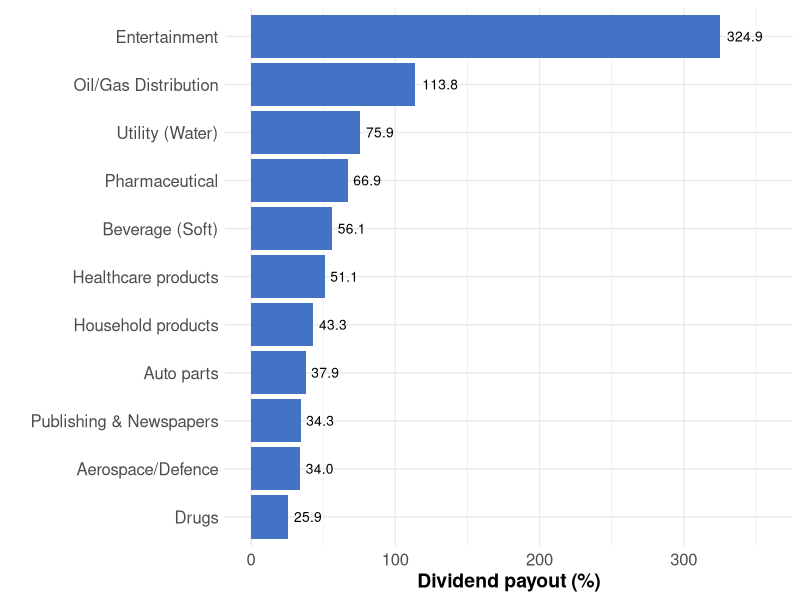

Generate this figure with R:
## ---- chunk 1
#| echo: false
#| fig-width: 10
#| fig-height: 6
#| fig-cap: "Average dividend payout ratios for businesses in selected industries in Western Europe"

library(ggplot2)

# Data for the chart
industries <- c("Aerospace/Defence", "Auto parts", "Beverage (Soft)", "Drugs", 
                "Pharmaceutical", "Entertainment", "Healthcare products", 
                "Household products", "Oil/Gas Distribution", "Publishing & Newspapers", 
                "Utility (Water)")
payout_ratios <- c(33.99, 37.91, 56.15, 25.93, 66.93, 324.89, 51.08, 43.26, 113.76, 34.31, 75.86)

# Create a data frame
df <- data.frame(Industry = industries, Payout = payout_ratios)

# Sort by payout ratio for better visualization
df <- df[order(df$Payout), ]

# Plot
ggplot(df, aes(x = reorder(Industry, Payout), y = Payout)) +
  geom_bar(stat = "identity", fill = "#4472C4") +
  coord_flip() +
  labs(x = "", y = "Dividend payout (%)") +
  theme_minimal() +
  theme(
    axis.text = element_text(size = 12),
    axis.title = element_text(size = 14, face = "bold"),
    plot.title = element_text(size = 16, face = "bold")
  ) +
  geom_text(aes(label = sprintf("%.1f", Payout)), hjust = -0.2, size = 3.5) +
  ylim(0, max(payout_ratios) * 1.1)  # Add some space for labels
